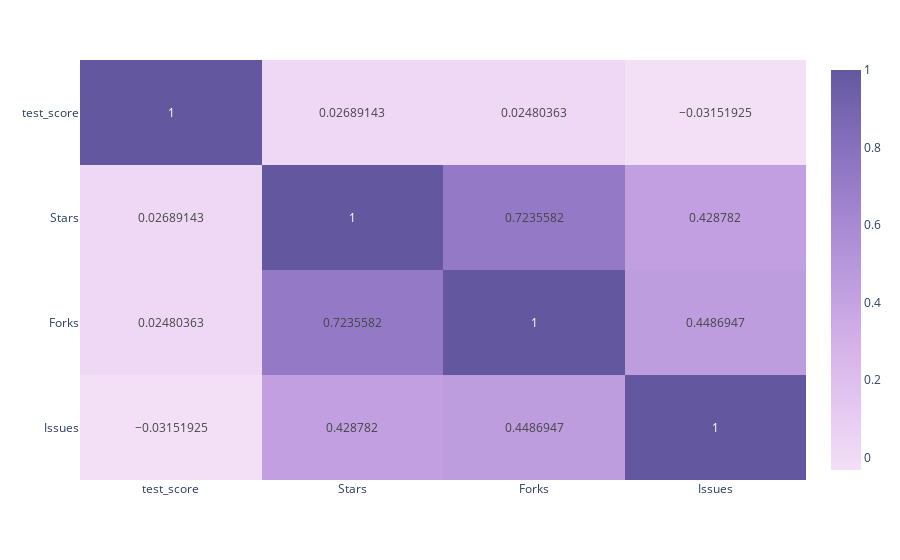

The notebook cell this image was saved under:
### Code cell
corr_mat_int = ss_fit[['test_score','Stars','Forks','Issues']].corr(method='pearson')
px.imshow(
    corr_mat_int,
    text_auto=True,
    aspect='auto',
    color_continuous_scale='purp'
)

### Figure 1 — Plotly figure (JSON) as saved in the notebook; plotly's stock layout.template omitted (floating-point values rounded to 4 significant figures)
{"data": [{"coloraxis": "coloraxis", "hovertemplate": "x: %{x}<br>y: %{y}<br>color: %{z}<extra></extra>", "name": "0", "texttemplate": "%{z}", "type": "heatmap", "x": ["test_score", "Stars", "Forks", "Issues"], "xaxis": "x", "y": ["test_score", "Stars", "Forks", "Issues"], "yaxis": "y", "z": [[1, 0.02689, 0.0248, -0.03152], [0.02689, 1, 0.7236, 0.4288], [0.0248, 0.7236, 1, 0.4487], [-0.03152, 0.4288, 0.4487, 1]]}], "layout": {"coloraxis": {"colorscale": [[0, "rgb(243, 224, 247)"], [0.1667, "rgb(228, 199, 241)"], [0.3333, "rgb(209, 175, 232)"], [0.5, "rgb(185, 152, 221)"], [0.6667, "rgb(159, 130, 206)"], [0.8333, "rgb(130, 109, 186)"], [1, "rgb(99, 88, 159)"]]}, "margin": {"t": 60}, "xaxis": {"anchor": "y", "domain": [0, 1]}, "yaxis": {"anchor": "x", "autorange": "reversed", "domain": [0, 1]}}}
